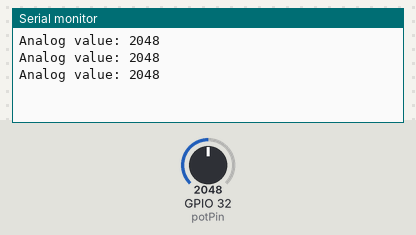
Simulated run of this sketch. Board: ESP32. Shown: the last lines printed to the serial monitor. The test bench sets the inputs (shaded band); at power-on: GPIO 32 (potPin) = 2048.

Above: at 2.2 s.
2.3 s: GPIO 32 (potPin) set to 2866
At 2.9 s:
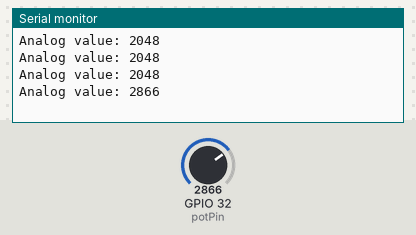
3.8 s: GPIO 32 (potPin) set to 3603
At 4.4 s:
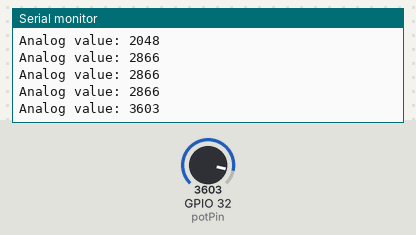
Timing chart, 0 to 6.8 s (numbered marks = the images above; inputs shaded):
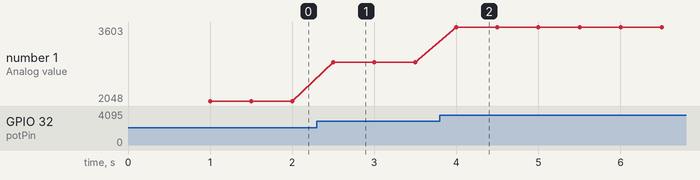

The sketch:

ADC_READ.ino
```cpp
#include <Arduino.h>

// Potentiometer is connected to GPIO 32 (Analog ADC1_4),3v3 & GND

const int potPin = 32 // centro del potenciometro
;

// variable for storing the potentiometer value
int potValue = 0;

void setup() {
  Serial.begin(115200);
  delay(1000);
}

void loop() {
  // Reading potentiometer value
  potValue = analogRead(potPin);
  Serial.print("Analog value: ");
  Serial.println(potValue);
  delay(500);
}
```

Measured:
- after the input at 2.3 s, the serial monitor: prints a new line after 0.20 s (image 1)
- after the input at 3.8 s, the serial monitor: prints a new line after 0.20 s (image 2)
- plotted number 1: 2048 → 2866 after the input at 2.3 s, 2866 → 3603 after the input at 3.8 s
